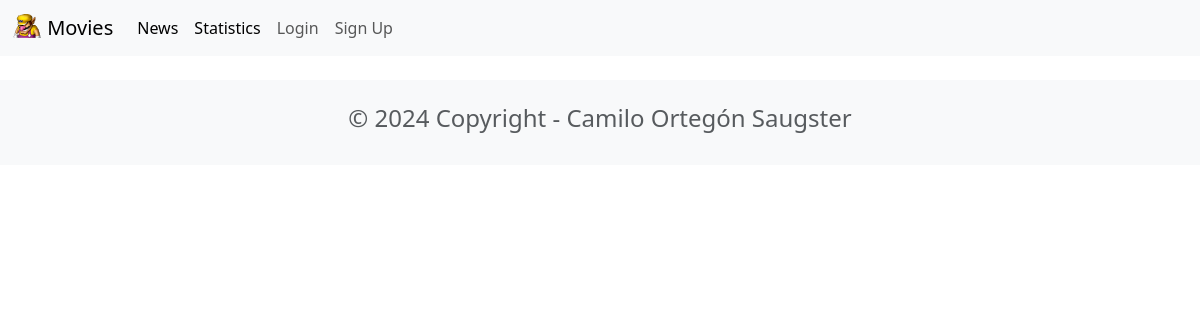
Before: /news/ with the older database file.
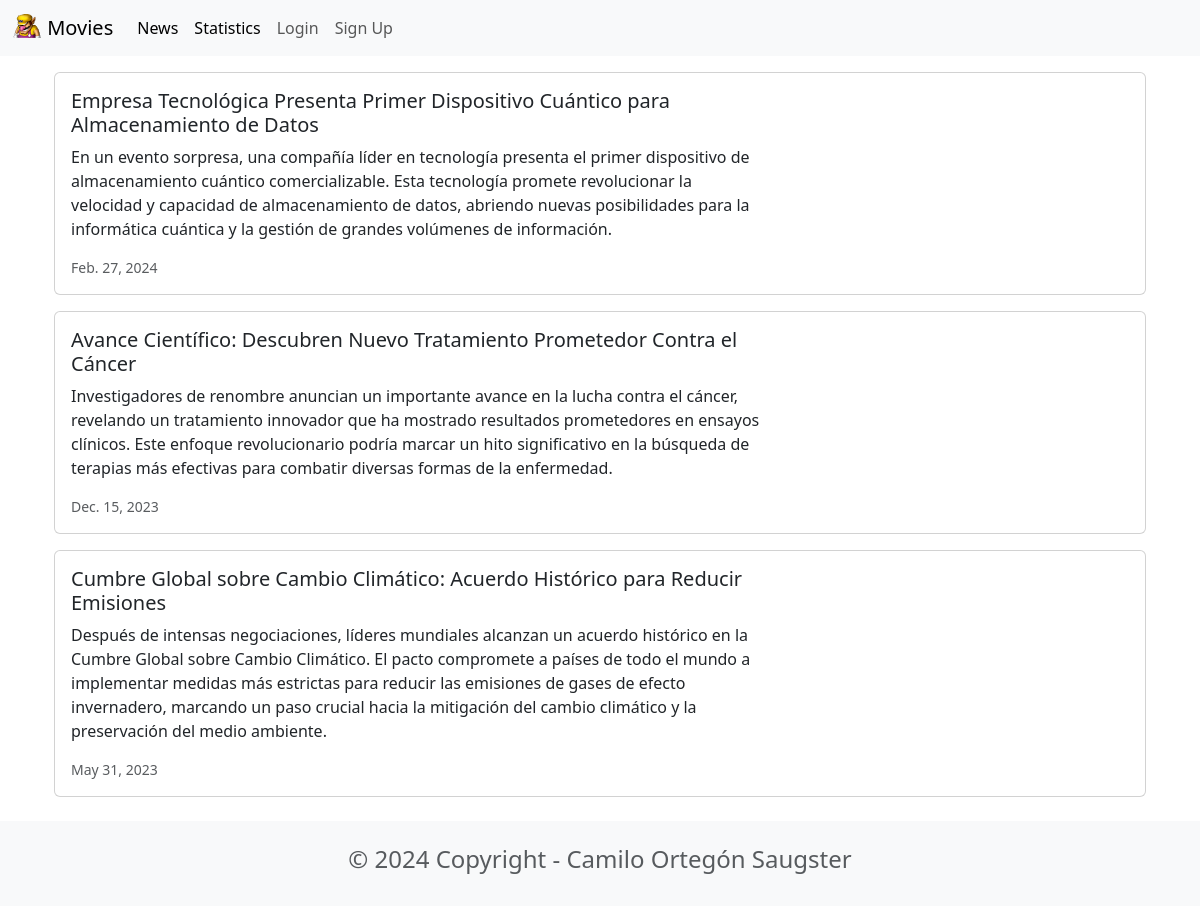
After: the same page with the newer database file.
### news/models.py (models this page shows, shortened)
class News(models.Model):
    headline = models.CharField(max_length=200)
    body = models.TextField()
    date = models.DateField()

### news/views.py (the view)
# urls.py: path('news/', include('news.urls')),
def news(request):
    newss = News.objects.all().order_by('-date')
    return render(request, 'news.html', {'newss': newss})

### news/templates/news.html (shortened to what this page needs)
{% extends 'base.html' %}
{% block content %}
<div class="container">
    {% for news in newss %}
    <div class="card mb-3" >
        <div class="row g-0">
            <div class="col-md-8">
                <div class="card-body">
                <h5 class="card-title">{{ news.headline}} </h5>
                <p class="card-text">{{ news.body }}</p>
                <p class="card-text"><small class="text-body-secondary">{{ news.date }}</small></p>
                </div>
            </div>
        </div>
    </div>
    {% endfor %}
</div>
{% endblock content %}

### moviereviews/templates/base.html (shortened to what this page needs)
<head>
    <link href="https://cdn.jsdelivr.net/npm/bootstrap@5.3.3/dist/css/bootstrap.min.css" rel="stylesheet">
</head>
<nav class="navbar navbar-expand-lg bg-body-tertiary">
    <div class="container-fluid">
        <a class="navbar-brand" href="{% url 'home' %}">
        {%load static %}
        <img src="{% static 'images/movie.png' %}" alt="" width="30" height="24" class="d-inline-block align-text-top">
        Movies
        </a>
        <div class="collapse navbar-collapse" id="navbarSupportedContent">
            <ul class="navbar-nav me-auto mb-2 mb-lg-0">
                <li class="nav-item">
                    <a class="nav-link active" aria-current="page" href="{% url 'news' %}">News</a>
                </li>
                <li class="nav-item">
                    <a class="nav-link active" aria-current="page" href="{% url 'statistics' %}">Statistics</a>
                </li>
                <li class="nav-item">
                    <a class="nav-link" href="#">Login</a>
                </li>
                <li class="nav-item">
                    <a class="nav-link" href="#">Sign Up</a>
                </li>
            </ul>
        </div>
    </div>
  </nav>
<div class="container">
    {% block content %}
    {% endblock content %}
</div>
<footer class="text-center text-lg-start bg-light text-muted mt-4">
    <div class="container">
        <div class="row">
            <div class="text-center p-4">
                <h4>© 2024 Copyright - Camilo Ortegón Saugster</h4>
            </div>
        </div>
    </div>
</footer>

Changed rows visible on the page:
added News: headline "Empresa Tecnológica Presenta Primer Dispositivo Cuántico para Almacenamiento de Datos", body "En un evento sorpresa, una compañía líder en tecnología presenta el primer dispositivo de almacenamiento cuántico comercializable. Esta tecnología promete revolucionar la velocidad y capacidad de almacenamiento de datos, abriendo nuevas posibilidades para la informática cuántica y la gestión de grandes volúmenes de información.", date "Feb. 27, 2024"
added News: headline "Avance Científico: Descubren Nuevo Tratamiento Prometedor Contra el Cáncer", body "Investigadores de renombre anuncian un importante avance en la lucha contra el cáncer, revelando un tratamiento innovador que ha mostrado resultados prometedores en ensayos clínicos. Este enfoque revolucionario podría marcar un hito significativo en la búsqueda de terapias más efectivas para combatir diversas formas de la enfermedad.", date "Dec. 15, 2023"
added News: headline "Cumbre Global sobre Cambio Climático: Acuerdo Histórico para Reducir Emisiones", body "Después de intensas negociaciones, líderes mundiales alcanzan un acuerdo histórico en la Cumbre Global sobre Cambio Climático. El pacto compromete a países de todo el mundo a implementar medidas más estrictas para reducir las emisiones de gases de efecto invernadero, marcando un paso crucial hacia la mitigación del cambio climático y la preservación del medio ambiente.", date "May 31, 2023"
